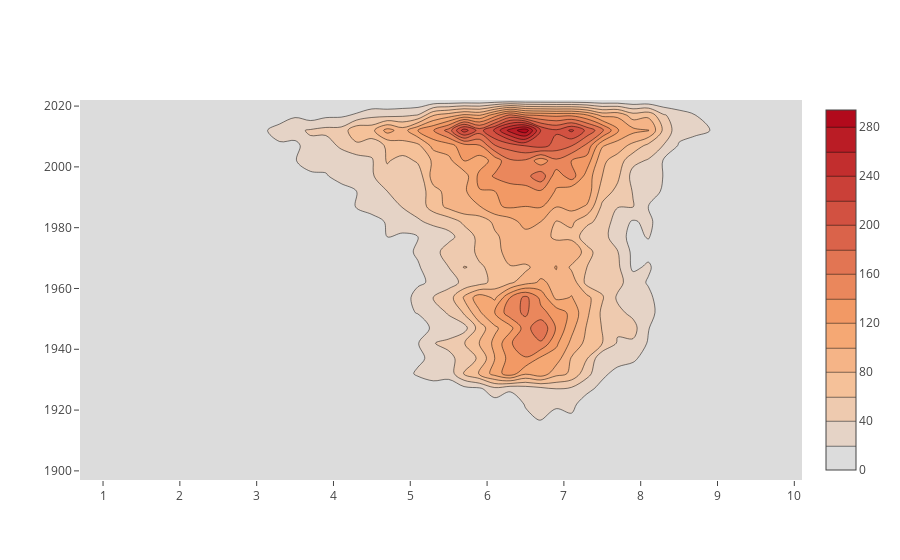

The notebook cell this image was saved under:
### Markdown cell above
# Hipotesis de los 80's

### Code cell
fig = go.Histogram2dContour(
        y = df["startYear"].values ,
        x = df["averageRating"].values
)

fig = go.Figure( data = [ fig ]  )
iplot( fig )

### Figure 1 — Plotly figure (JSON) as saved in the notebook; plotly's stock layout.template omitted (floating-point values rounded to 4 significant figures; data arrays with more than 128 entries replaced by an {"elided": "..."} marker saying what was removed)
{"data": [{"type": "histogram2dcontour", "x": {"elided": "28920 float values"}, "y": {"elided": "28920 int values"}}], "layout": {}}
